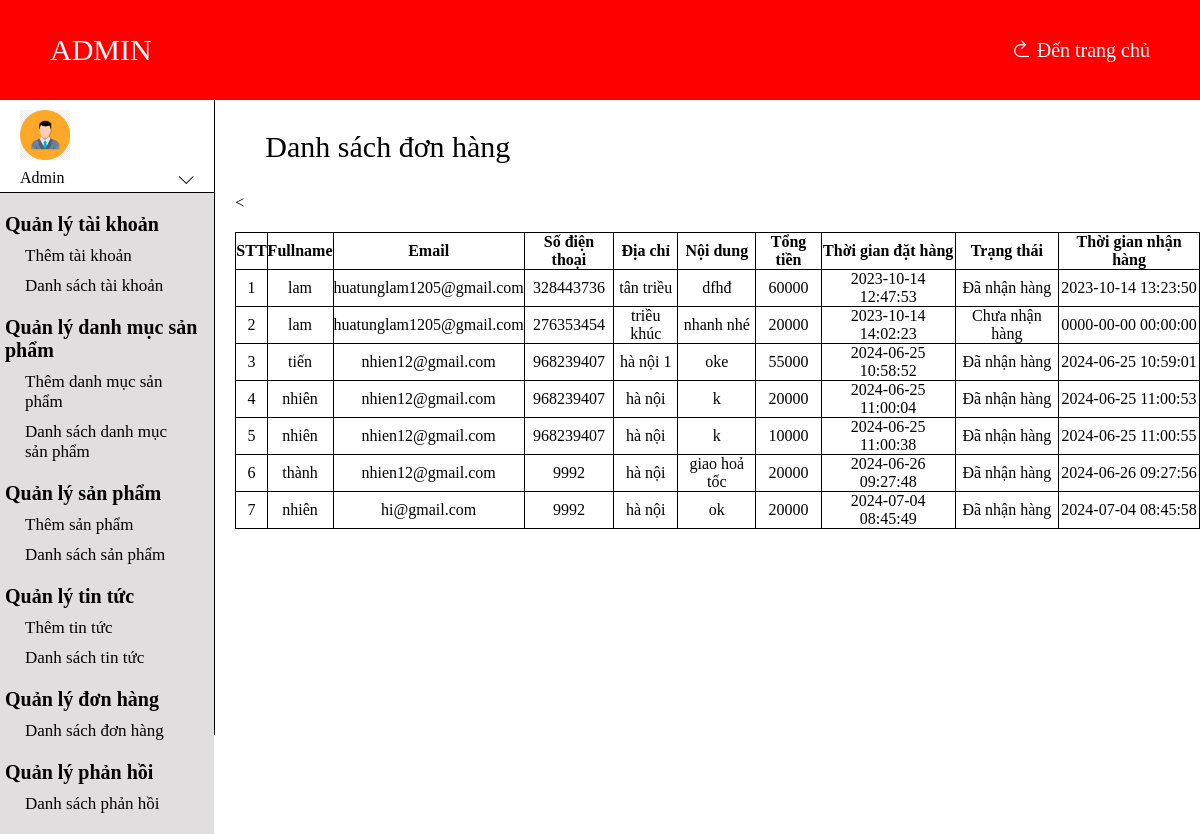
The page /admin/slide/orderlist.php (signed in) on the database its author committed.
### tables this page shows
CREATE TABLE `tbl_order` (
  `id_order` int(11) NOT NULL,
  `id_user` int(11) NOT NULL,
  `fullname` varchar(255) NOT NULL,
  `email` varchar(255) NOT NULL,
  `phone` int(255) NOT NULL,
  `address` varchar(255) NOT NULL,
  `note` varchar(255) NOT NULL,
  `total_money` int(255) NOT NULL,
  `order_date` datetime NOT NULL,
  `delivery_time` datetime NOT NULL,
  `trangthai` varchar(110) NOT NULL DEFAULT 'Chưa nhận hàng'
);

### admin/slide/orderlist.php (the view, shortened to what this page needs)
<?php
include "./slidebar.php";
$db= mysqli_connect("localhost","root","","the_coffee");
$sql= "SELECT * FROM tbl_order";
$result = $db->query($sql);
?>
<div class="main">
<h1>Danh sách đơn hàng</h1>
<table>
                <tr>
                    <th>STT</th>
                    <th>Fullname</th>
                    <th>Email</th>
                    <th>Số điện thoại</th>
                    <th>Địa chỉ</th>
                    <th>Nội dung</th>
                    <th>Tổng tiền</th>
                    <th>Thời gian đặt hàng</th>
                    <th>Trạng thái</th>
                    <th>Thời gian nhận hàng</th>
                </tr>
                <?php
                if($result->num_rows>0){
    $i=0;
    while($row=$result->fetch_assoc()){
      $i++;
?>
                <tr>
                <td><?php echo $i ?></td>
                    <td><?php echo $row['fullname'] ?> </td>
                    <td> <?php echo $row['email'] ?> </td>
                    <td><?php echo $row['phone'] ?> </td>
                    <td><?php echo $row['address'] ?></td>
                    <td><?php echo $row['note'] ?></td>
                    <td><?php echo $row['total_money'] ?></td>
                    <td><?php echo $row['order_date']?></td>
                    <td><?php echo $row['trangthai']?></td>
                    <td><?php echo $row['delivery_time']?></td>
                </tr>
                <?php
}
}
?>
            </table>
    </div>
    </div>
</body>
</html>

### css/css/styleadmin.css (style rules this page uses)
* { margin: 0; padding: 0; box-sizing: border-box; }
.main { margin-left: 20px; flex: 4.5; }

### admin/slide/orderlist.php (style rules this page uses)
h1 { font-weight: 500; margin: 30px; font-size: 30px; }
table { width: 100%; text-align: center; margin-top: 20px; }
table tr th,td { border: 1px solid #000; text-align: center; }
table { border-collapse: collapse; }

### rows shown on the page
tbl_order: fullname "lam", email "huatunglam1205@gmail.com", phone "328443736", address "tân triều", note "dfhđ", total_money "60000", order_date "2023-10-14 12:47:53", trangthai "Đã nhận hàng", delivery_time "2023-10-14 13:23:50"
tbl_order: fullname "lam", email "huatunglam1205@gmail.com", phone "276353454", address "triều khúc", note "nhanh nhé", total_money "20000", order_date "2023-10-14 14:02:23", trangthai "Chưa nhận hàng", delivery_time "0000-00-00 00:00:00"
tbl_order: fullname "tiến", email "nhien12@gmail.com", phone "968239407", address "hà nội 1", note "oke", total_money "55000", order_date "2024-06-25 10:58:52", trangthai "Đã nhận hàng", delivery_time "2024-06-25 10:59:01"
tbl_order: fullname "nhiên", email "nhien12@gmail.com", phone "968239407", address "hà nội", note "k", total_money "20000", order_date "2024-06-25 11:00:04", trangthai "Đã nhận hàng", delivery_time "2024-06-25 11:00:53"
tbl_order: fullname "nhiên", email "nhien12@gmail.com", phone "968239407", address "hà nội", note "k", total_money "10000", order_date "2024-06-25 11:00:38", trangthai "Đã nhận hàng", delivery_time "2024-06-25 11:00:55"
tbl_order: fullname "thành", email "nhien12@gmail.com", phone "9992", address "hà nội", note "giao hoả tốc", total_money "20000", order_date "2024-06-26 09:27:48", trangthai "Đã nhận hàng", delivery_time "2024-06-26 09:27:56"
tbl_order: fullname "nhiên", email "hi@gmail.com", phone "9992", address "hà nội", note "ok", total_money "20000", order_date "2024-07-04 08:45:49", trangthai "Đã nhận hàng", delivery_time "2024-07-04 08:45:58"
